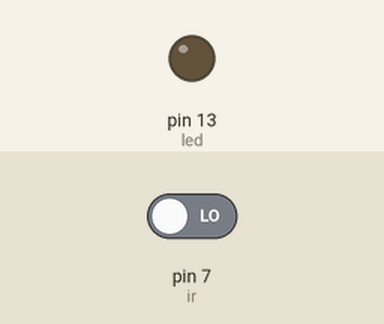
Simulated run of this sketch. Board: Arduino Uno, built with avr-gcc and run on an emulated ATmega328P. On the bench: output pins drawn as LEDs (lit = HIGH). The test bench sets the inputs (shaded band); at power-on: pin 7 (ir) LOW.

Above: at 1.2 s.
1.3 s: pin 7 (ir) driven HIGH
At 2.0 s:
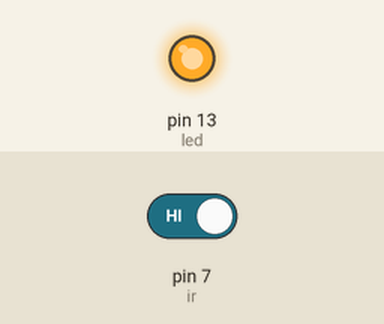
2.8 s: pin 7 (ir) driven LOW
At 3.1 s:
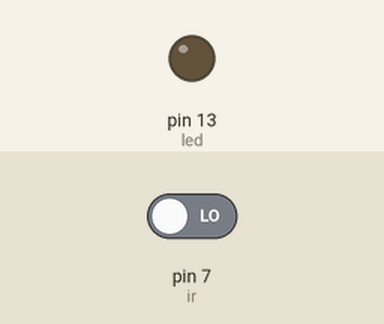
Timing chart, 0 to 5.8 s (numbered marks = the images above; inputs shaded):
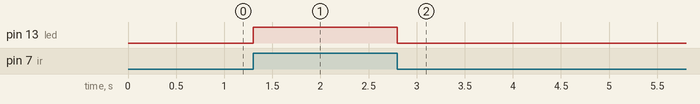

Measured:
- after the input at 1.3 s, pin 13 (led): LOW → HIGH at once
- after the input at 2.8 s, pin 13 (led): HIGH → LOW at once

The sketch:

IRobjectDetection.ino
```cpp
int led=13;
int ir=7;
void setup(){
  pinMode(led,OUTPUT);
  pinMode(ir,INPUT);
}
void loop(){
  int data=digitalRead(ir);
  if(data==1)
  {
    digitalWrite(led,HIGH);
  }
  else
  {
    digitalWrite(led,LOW);
  }
}
```
